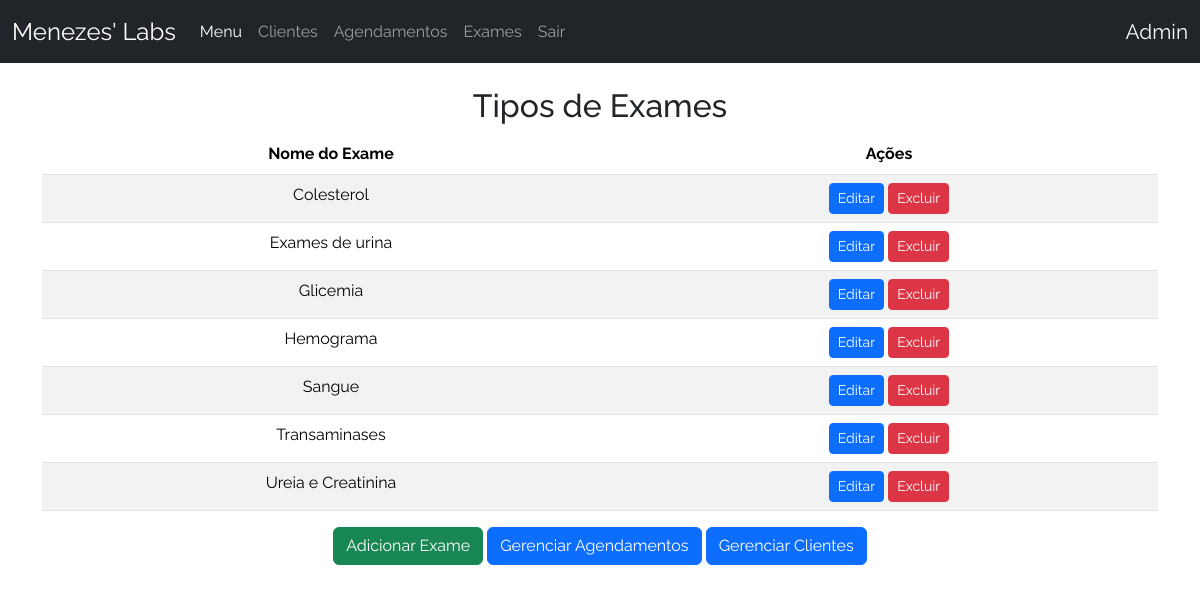
/exames-admin/ (signed in), run on an earlier commit of the app's database.
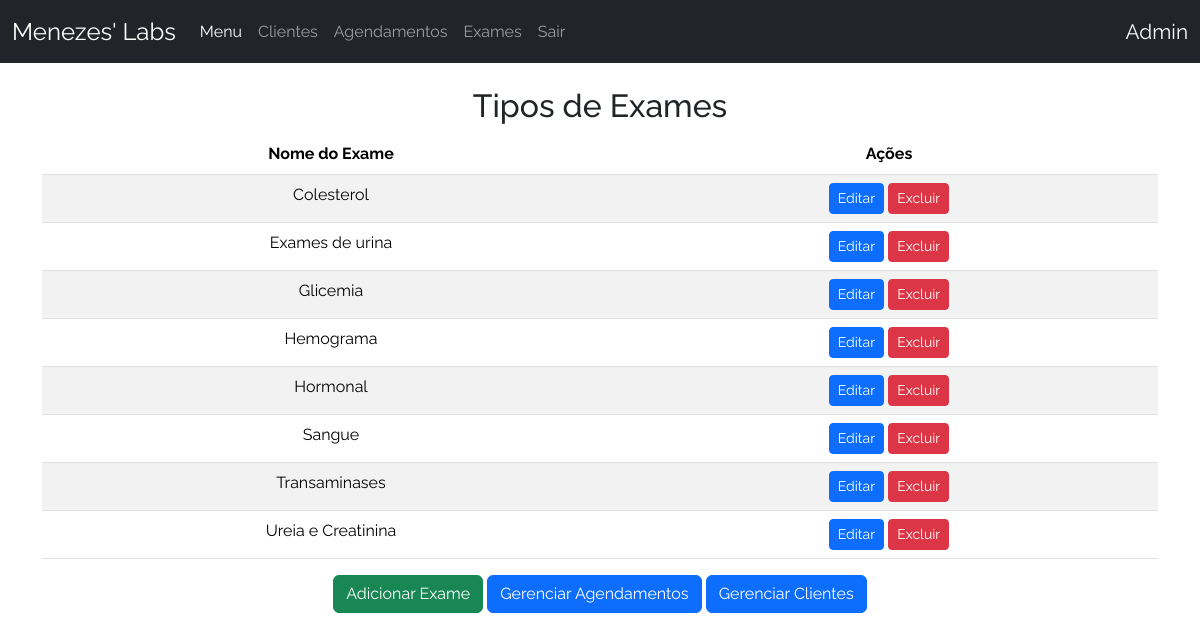
And on a later commit of the database.
### crud/models.py (models this page shows, shortened)
class Base(models.Model):
    criado = models.DateTimeField(verbose_name ='Criado em',auto_now_add=True)
    modificado = models.DateTimeField(verbose_name ='Modificado em',auto_now=True)
    ativo = models.BooleanField(verbose_name ='Ativo?',default=True)
    class Meta:
        abstract = True

class Exame(Base):
    nome = models.CharField('Nome',max_length=100)
    class Meta:
        verbose_name = 'Exame'
        verbose_name_plural = 'Exames'
        ordering = ['nome']

### crud/views.py (the view)
# urls.py: path('exames-admin/', AdminExameView.as_view(), name='exames_admin'),
class AdminExameView(UserPassesTestMixin, ListView):
    model = Exame
    template_name = 'adm/exame/list.html'
    context_object_name = 'exames'
    def test_func(self):
        return self.request.user.is_superuser

### crud/templates/adm/exame/list.html (shortened to what this page needs)
{% extends 'base.html' %}
{% block content %}
    <div class="table-container" style="text-align: center;">
        <h2 style="margin-top: 3vh;">Tipos de Exames</h2>
        <table class="table table-striped">
            <thead class="thead-dark">
                <tr>
                    <th scope="col"><strong>Nome do Exame</strong></th>
                    <th scope="col"><strong>Ações</strong></th>
                </tr>
            </thead>
            <tbody>
                {% for exame in exames %}
                    <tr>
                        <td>{{ exame.nome }}</td>
                        <td>
                            <a href="{% url 'exames_update_admin' pk=exame.pk %}" class="btn btn-primary btn-sm">Editar</a>
                            <a href="{% url 'exames_delete_admin' pk=exame.pk %}" class="btn btn-danger btn-sm">Excluir</a>
                        </td>
                    </tr>
                {% endfor %}
                </tbody>
            </table>
            <a href="{% url 'exames_create_admin' %}" class="btn btn-success button mb-4">Adicionar Exame</a>
            <a class="btn btn-primary mb-4" href="{% url 'admin' %}">Gerenciar Agendamentos</a>
            <a class="btn btn-primary mb-4" href="{% url 'usuarios_admin' %}">Gerenciar Clientes</a>
    </div>
{% endblock %}

What changed in the data, as far as the page shows it:
added Exame: nome "Hormonal"
